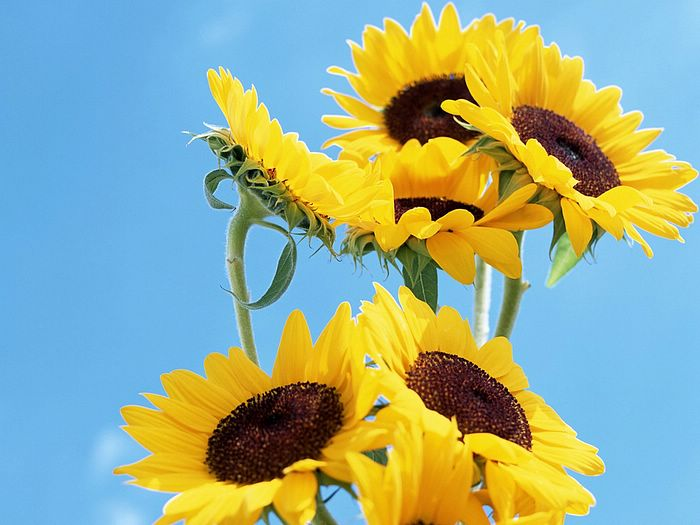
//> input picture OpenCV/test.jpg, 700 x 525 px
$ ./main ../test.jpg ../1.png   (built with g++ and OpenCV 4)
//> lines starting //> are read from the running program, lines starting //| are printed output that depends on the picture; after the words box and inside, x2 and y2 are one past the last pixel; in counts of white or black regions, pixels touching at a corner belong together
//> further down, src is the input picture: 525 rows x 700 cols, CV_8UC3; mean B, G, R 145.2, 173.7, 151.6
// File Name: main.cpp
// Author: YXG
// Created Time: 2019年12月16日 星期一 09时32分45秒
/*
    遍历图片元素，并进行滤波/对比度增强处理
*/
#include <iostream>
#include <opencv2/imgcodecs.hpp>
#include <opencv2/highgui.hpp>
#include <opencv2/imgproc.hpp>

using namespace std;
using namespace cv;

void Sharpen(const Mat &myImage,Mat &Result){
    CV_Assert(myImage.depth() == CV_8U);
    const int nChannels = myImage.channels();
//> nChannels = 3
    Result.create(myImage.size(),myImage.type());

    for(int j = 1; j < myImage.rows -1;++j){
        const uchar *previous = myImage.ptr<uchar>(j-1);
        const uchar *current = myImage.ptr(j);
        const uchar *next = myImage.ptr(j+1);

        uchar *output = Result.ptr<uchar>(j);
        for(int i = nChannels;i < nChannels*(myImage.cols -1); ++i){
            *output++ = saturate_cast<uchar>(5*current[i] -
                current[i - nChannels] - current[i+nChannels] - previous[i] - next[i]);

        }
    }
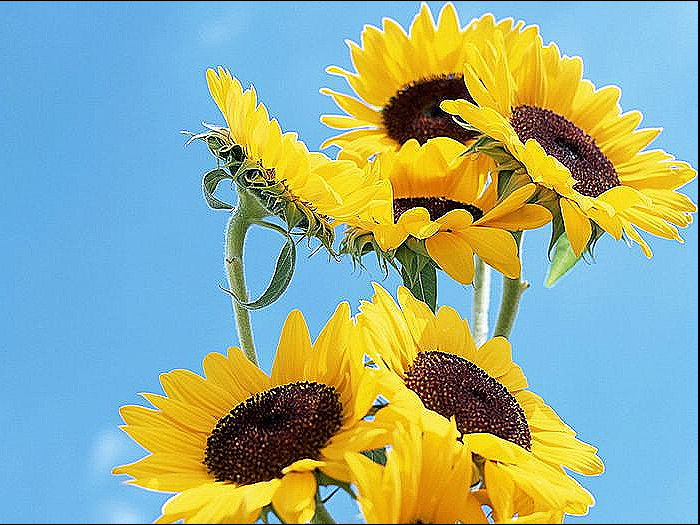
//> Result: 525 rows x 700 cols, CV_8UC3; mean B, G, R 145.1, 172.8, 150
    //边界处理
    Result.row(0).setTo(Scalar(0));
    Result.row(Result.rows-1).setTo(Scalar(0));
    Result.col(0).setTo(Scalar(0));
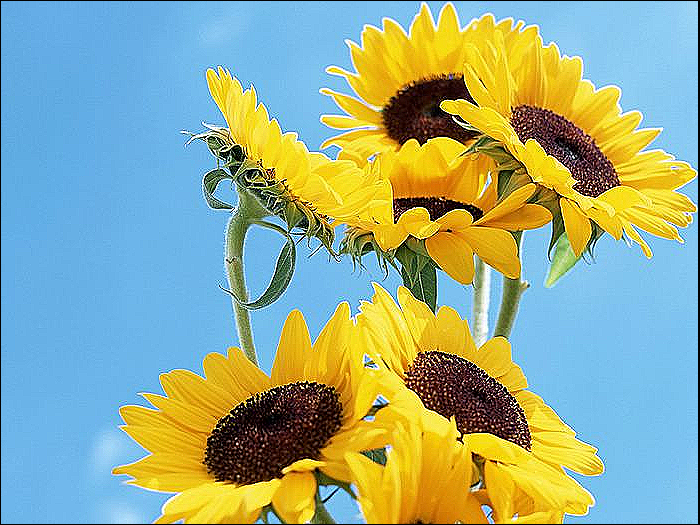
//> Result: 525 rows x 700 cols, CV_8UC3; 0.14% of pixels changed, all inside (x1, y1, x2, y2) = (0, 1, 1, 524)
    Result.col(Result.cols -1).setTo(Scalar(0));

}
int main(int argc,char **argv){
    const char *filename = argc >= 2 ? argv[1]:"le.jpg";
    Mat src,dst0,dst1;

    if(argc >=3 && !strcmp("G",argv[2])){
        src = imread(filename,IMREAD_GRAYSCALE);
    }
    else
        src = imread(filename,IMREAD_COLOR);

    namedWindow("Input",WINDOW_AUTOSIZE);
    namedWindow("Output",WINDOW_AUTOSIZE);
    imshow("Input",src);

    double t = (double)getTickCount();
    Sharpen(src,dst0);
    t=((double)getTickCount()-t)/getTickFrequency();
    cout<<"Hand written funciton time is :"<<t<<"s"<<endl;

    imshow("Output",dst0);
    waitKey(0);

    Mat kernel = (Mat_<char>(3,3)<<0,-1,0,
                                    -1,5,-1,
                                    0,-1,0);
    t = getTickCount();
    filter2D(src,dst1,src.depth(),kernel);
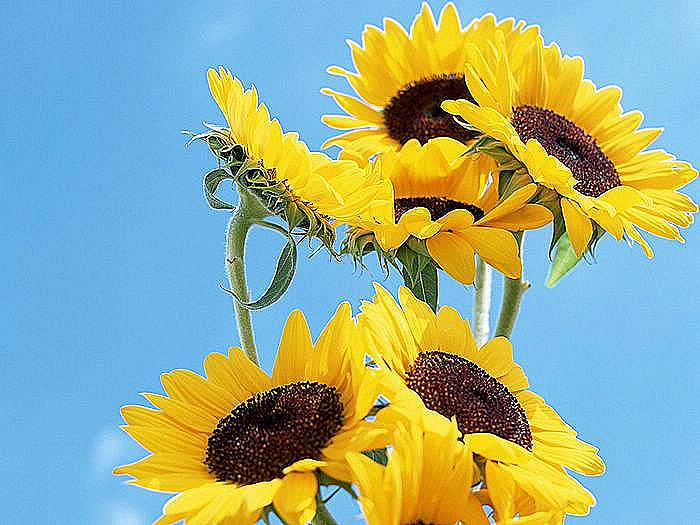
//> dst1: 525 rows x 700 cols, CV_8UC3; mean B, G, R 146.5, 174, 150.8
    t=((double)getTickCount()-t)/getTickFrequency();
    cout<<"Build-in filter2D funciton time is :"<<t<<"s"<<endl;
    imshow("Output",dst1);
    waitKey(0);
    return 0;
}

$ run again, on OpenCV/1_1.png
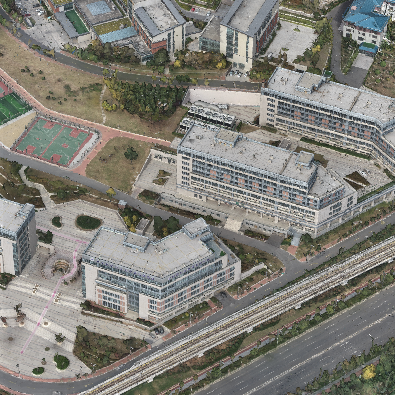
//> input picture OpenCV/1_1.png, 395 x 395 px
//> src is the input picture: 395 rows x 395 cols, CV_8UC3; mean B, G, R 121, 128.3, 129.9
//> in Sharpen, `Result.col(0).setTo(Scalar(0));`:
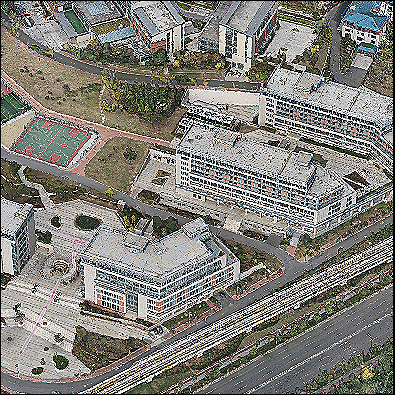
//> Result: 395 rows x 395 cols, CV_8UC3; mean B, G, R 120.5, 126.9, 128.6
//> `filter2D(src,dst1,src.depth(),kernel);`:
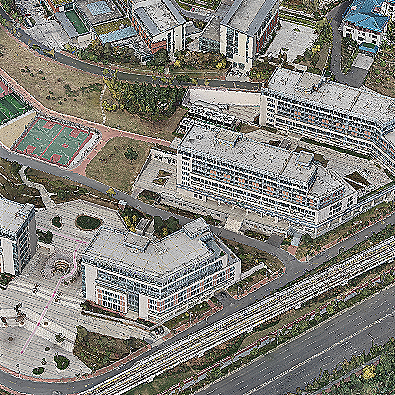
//> dst1: 395 rows x 395 cols, CV_8UC3; mean B, G, R 122, 128.5, 130.2
